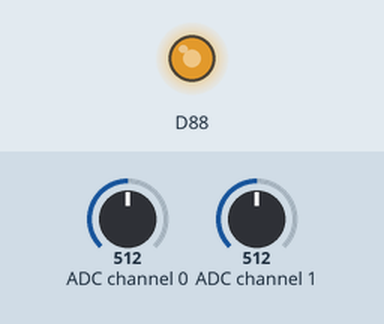
The program below on a simulated Raspberry Pi (BCM pin numbers). Parts: output pins drawn as LEDs (lit = HIGH). Inputs (shaded band) come from the test bench; at power-on: ADC channel 0 = 512, ADC channel 1 = 512 (analog values on the 0–1023 scale). What the program prints to the terminal is not drawn.

Above: at 1.2 s.
1.3 s: ADC channel 0 set to 716
At 2.5 s:
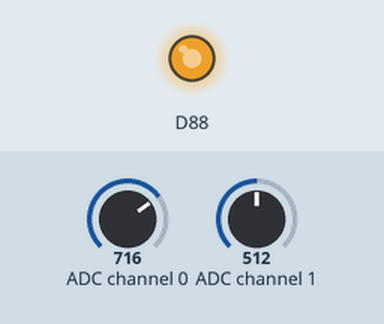
2.8 s: ADC channel 0 set to 0
At 3.7 s:
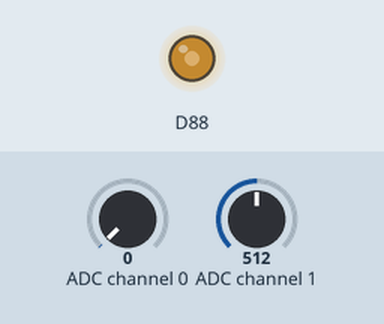
4.3 s: ADC channel 0 set to 511
At 4.8 s:
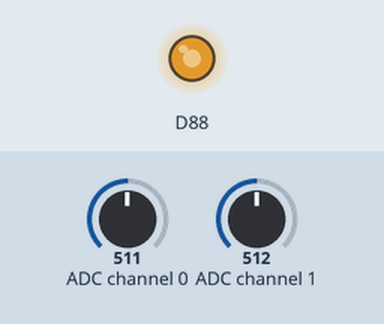
Timing chart, 0 to 7.3 s (numbered marks = the images above; inputs shaded):
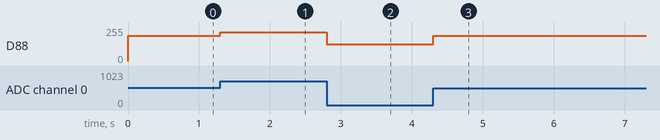

Measured:
- after the input at 1.3 s, D88: 189/255 → 215/255 at once
- after the input at 2.8 s, D88: 215/255 → 125/255 at once
- after the input at 4.3 s, D88: 125/255 → 189/255 at once

The program:

PCF8592.py
```python
#!/usr/bin/env python3
import smbus
import time

# 对应比较旧的版本如RPI V1 版本，则 "bus = smbus.SMBus(0)"
bus = smbus.SMBus(1)

#通过 sudo i2cdetect -y -1 可以获取到IIC的地址
def setup(Addr):
	global address
	address = Addr

# 读取模拟量信息
def read(chn): #通道选择，范围是0-3之间
	try:
		if chn == 0:
			bus.write_byte(address,0x40)
		if chn == 1:
			bus.write_byte(address,0x41)
		if chn == 2:
			bus.write_byte(address,0x42)
		if chn == 3:
			bus.write_byte(address,0x43)
		bus.read_byte(address) # 开始进行读取转换
	except Exception as e:
		print ("Address: %s" % address)
		print (e)
	return bus.read_byte(address)

# 模块输出模拟量控制，范围为0-255
def write(val):
	try:
		temp = val # 将数值赋给temmp 变量
		temp = int(temp) # 将字符串转换为整型
		# 在终端上打印temp以查看，否则将注释掉
		bus.write_byte_data(address, 0x40, temp)
	except Exception as e:
		print ("Error: Device address: 0x%2X" % address)
		print (e)

if __name__ == "__main__":
	setup(0x48)
	while True:
		print ('AIN0 = ', read(0))
		print ('AIN1 = ', read(1))
		tmp = read(0)
		tmp = tmp*(255-125)/255+125 # 低于125时LED不会亮，所以请将“0-255”转换为“125-255”
		write(tmp)
#		time.sleep(0.3)
```
